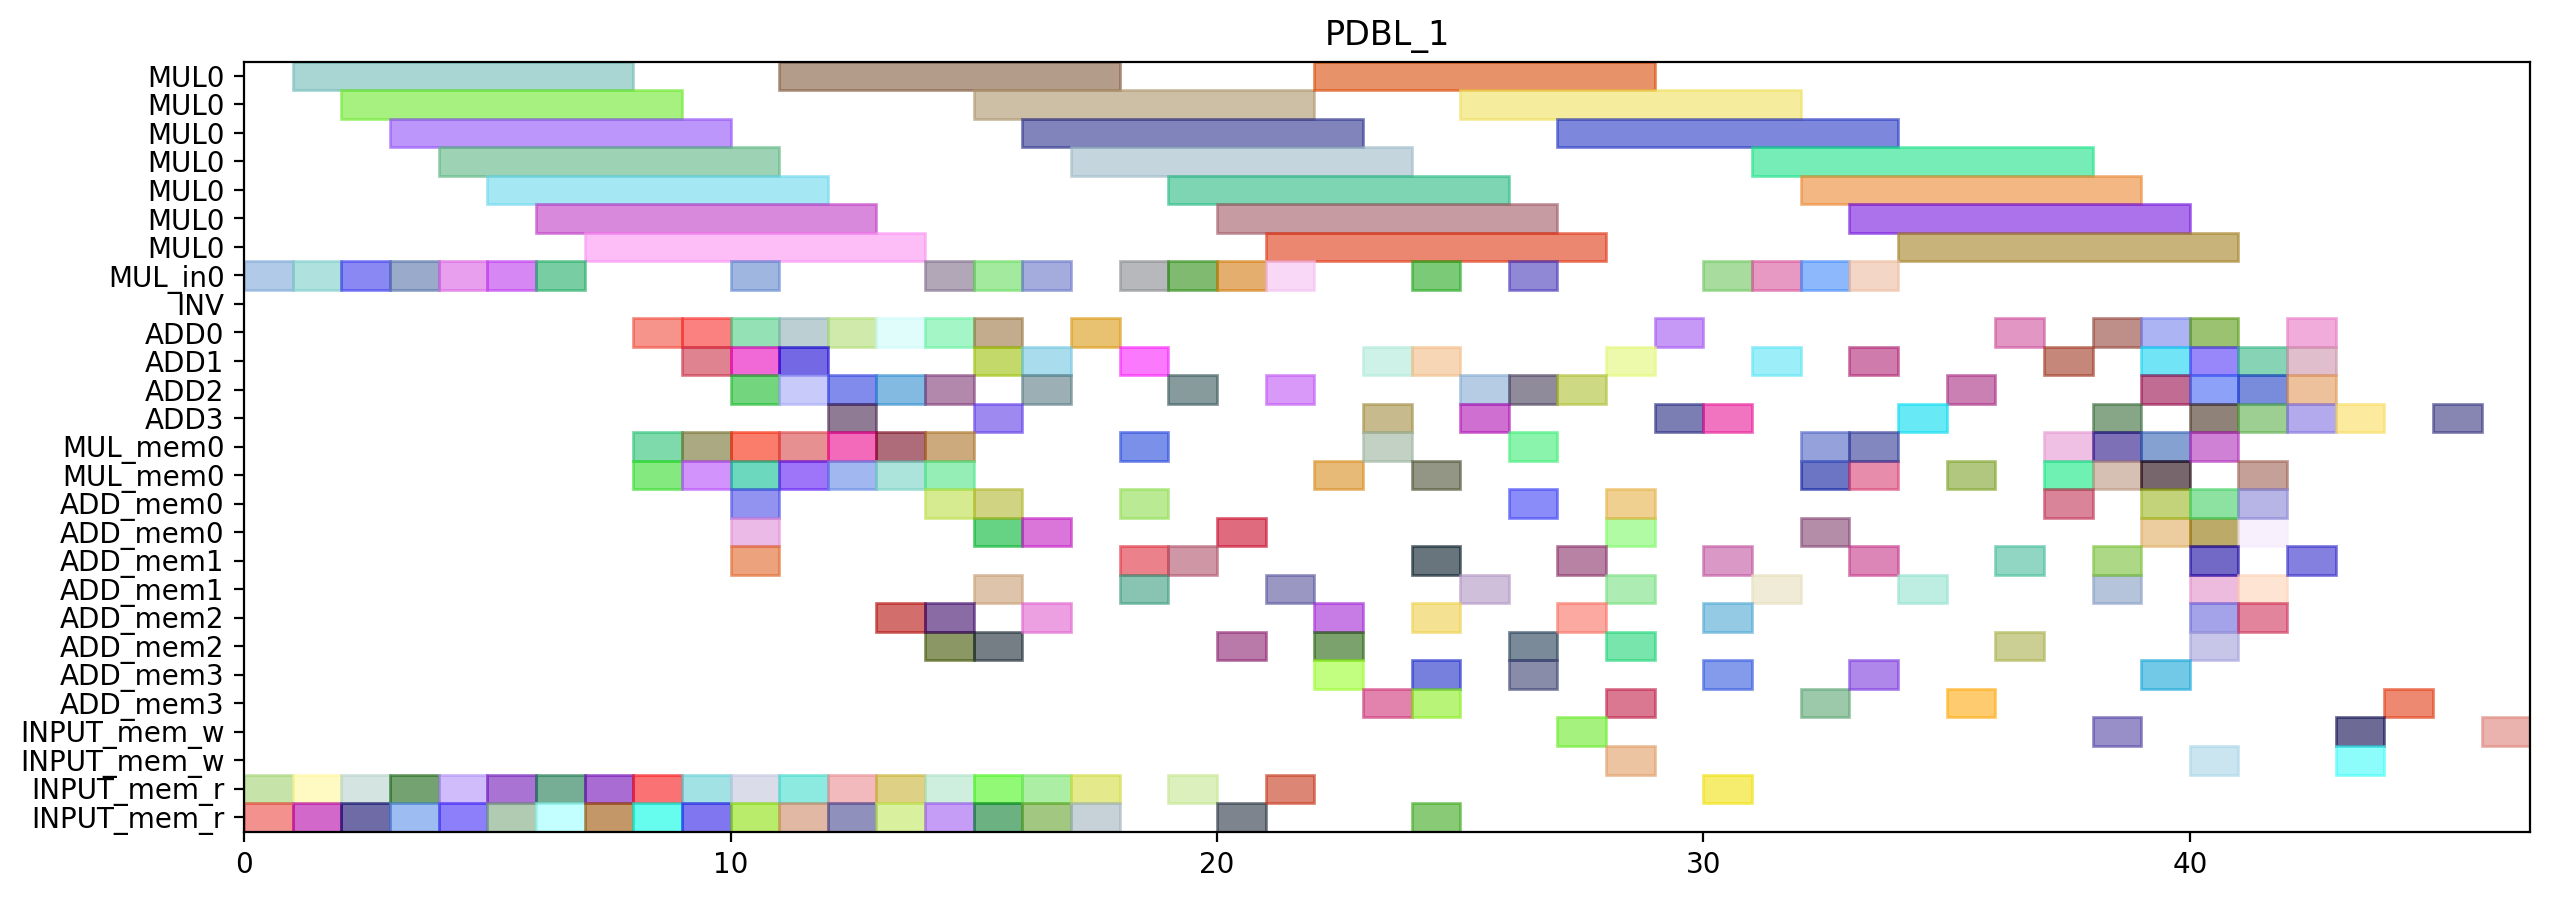

Generate this figure with Python:
from pyschedule import Scenario, solvers, plotters, alt


def solve():
	horizon = 109
	S = Scenario("PDBL_1", horizon=horizon)

	# resource
	MUL = S.Resources('MUL', num=1, size=7)
	MUL_in = S.Resources('MUL_in', num=1)
	INV = S.Resource('INV')
	ADD = S.Resources('ADD', num=4, periods=range(1, horizon))
	MUL_mem = S.Resources('MUL_mem', num=1, size=2)
	ADD_mem = S.Resources('ADD_mem', num=4, size=2)
	INPUT_mem_w = S.Resource('INPUT_mem_w', size=2)
	INPUT_mem_r = S.Resource('INPUT_mem_r', size=2)

	# result of previous scheduling
	t10_t1_in = S.Task('t10_t1_in', length=1, delay_cost=1)
	S += t10_t1_in >= 0
	t10_t1_in += MUL_in[0]

	t10_t1_mem0 = S.Task('t10_t1_mem0', length=1, delay_cost=1)
	S += t10_t1_mem0 >= 0
	t10_t1_mem0 += INPUT_mem_r

	t10_t1_mem1 = S.Task('t10_t1_mem1', length=1, delay_cost=1)
	S += t10_t1_mem1 >= 0
	t10_t1_mem1 += INPUT_mem_r

	t10_t0_in = S.Task('t10_t0_in', length=1, delay_cost=1)
	S += t10_t0_in >= 1
	t10_t0_in += MUL_in[0]

	t10_t0_mem0 = S.Task('t10_t0_mem0', length=1, delay_cost=1)
	S += t10_t0_mem0 >= 1
	t10_t0_mem0 += INPUT_mem_r

	t10_t0_mem1 = S.Task('t10_t0_mem1', length=1, delay_cost=1)
	S += t10_t0_mem1 >= 1
	t10_t0_mem1 += INPUT_mem_r

	t10_t1 = S.Task('t10_t1', length=7, delay_cost=1)
	S += t10_t1 >= 1
	t10_t1 += MUL[0]

	t10_t0 = S.Task('t10_t0', length=7, delay_cost=1)
	S += t10_t0 >= 2
	t10_t0 += MUL[0]

	t1_t3_in = S.Task('t1_t3_in', length=1, delay_cost=1)
	S += t1_t3_in >= 2
	t1_t3_in += MUL_in[0]

	t1_t3_mem0 = S.Task('t1_t3_mem0', length=1, delay_cost=1)
	S += t1_t3_mem0 >= 2
	t1_t3_mem0 += INPUT_mem_r

	t1_t3_mem1 = S.Task('t1_t3_mem1', length=1, delay_cost=1)
	S += t1_t3_mem1 >= 2
	t1_t3_mem1 += INPUT_mem_r

	t1_t3 = S.Task('t1_t3', length=7, delay_cost=1)
	S += t1_t3 >= 3
	t1_t3 += MUL[0]

	t5_t1_in = S.Task('t5_t1_in', length=1, delay_cost=1)
	S += t5_t1_in >= 3
	t5_t1_in += MUL_in[0]

	t5_t1_mem0 = S.Task('t5_t1_mem0', length=1, delay_cost=1)
	S += t5_t1_mem0 >= 3
	t5_t1_mem0 += INPUT_mem_r

	t5_t1_mem1 = S.Task('t5_t1_mem1', length=1, delay_cost=1)
	S += t5_t1_mem1 >= 3
	t5_t1_mem1 += INPUT_mem_r

	t5_t1 = S.Task('t5_t1', length=7, delay_cost=1)
	S += t5_t1 >= 4
	t5_t1 += MUL[0]

	t7_t3_in = S.Task('t7_t3_in', length=1, delay_cost=1)
	S += t7_t3_in >= 4
	t7_t3_in += MUL_in[0]

	t7_t3_mem0 = S.Task('t7_t3_mem0', length=1, delay_cost=1)
	S += t7_t3_mem0 >= 4
	t7_t3_mem0 += INPUT_mem_r

	t7_t3_mem1 = S.Task('t7_t3_mem1', length=1, delay_cost=1)
	S += t7_t3_mem1 >= 4
	t7_t3_mem1 += INPUT_mem_r

	t5_t0_in = S.Task('t5_t0_in', length=1, delay_cost=1)
	S += t5_t0_in >= 5
	t5_t0_in += MUL_in[0]

	t5_t0_mem0 = S.Task('t5_t0_mem0', length=1, delay_cost=1)
	S += t5_t0_mem0 >= 5
	t5_t0_mem0 += INPUT_mem_r

	t5_t0_mem1 = S.Task('t5_t0_mem1', length=1, delay_cost=1)
	S += t5_t0_mem1 >= 5
	t5_t0_mem1 += INPUT_mem_r

	t7_t3 = S.Task('t7_t3', length=7, delay_cost=1)
	S += t7_t3 >= 5
	t7_t3 += MUL[0]

	t0_t3_in = S.Task('t0_t3_in', length=1, delay_cost=1)
	S += t0_t3_in >= 6
	t0_t3_in += MUL_in[0]

	t0_t3_mem0 = S.Task('t0_t3_mem0', length=1, delay_cost=1)
	S += t0_t3_mem0 >= 6
	t0_t3_mem0 += INPUT_mem_r

	t0_t3_mem1 = S.Task('t0_t3_mem1', length=1, delay_cost=1)
	S += t0_t3_mem1 >= 6
	t0_t3_mem1 += INPUT_mem_r

	t5_t0 = S.Task('t5_t0', length=7, delay_cost=1)
	S += t5_t0 >= 6
	t5_t0 += MUL[0]

	t0_t3 = S.Task('t0_t3', length=7, delay_cost=1)
	S += t0_t3 >= 7
	t0_t3 += MUL[0]

	t2_t2_mem0 = S.Task('t2_t2_mem0', length=1, delay_cost=1)
	S += t2_t2_mem0 >= 7
	t2_t2_mem0 += INPUT_mem_r

	t2_t2_mem1 = S.Task('t2_t2_mem1', length=1, delay_cost=1)
	S += t2_t2_mem1 >= 7
	t2_t2_mem1 += INPUT_mem_r

	t2_t2 = S.Task('t2_t2', length=1, delay_cost=1)
	S += t2_t2 >= 8
	t2_t2 += ADD[0]

	t5_t3_mem0 = S.Task('t5_t3_mem0', length=1, delay_cost=1)
	S += t5_t3_mem0 >= 8
	t5_t3_mem0 += INPUT_mem_r

	t5_t3_mem1 = S.Task('t5_t3_mem1', length=1, delay_cost=1)
	S += t5_t3_mem1 >= 8
	t5_t3_mem1 += INPUT_mem_r

	t5_t2_mem0 = S.Task('t5_t2_mem0', length=1, delay_cost=1)
	S += t5_t2_mem0 >= 9
	t5_t2_mem0 += INPUT_mem_r

	t5_t2_mem1 = S.Task('t5_t2_mem1', length=1, delay_cost=1)
	S += t5_t2_mem1 >= 9
	t5_t2_mem1 += INPUT_mem_r

	t5_t3 = S.Task('t5_t3', length=1, delay_cost=1)
	S += t5_t3 >= 9
	t5_t3 += ADD[0]

	t5_t2 = S.Task('t5_t2', length=1, delay_cost=1)
	S += t5_t2 >= 10
	t5_t2 += ADD[0]

	t7_t0_mem0 = S.Task('t7_t0_mem0', length=1, delay_cost=1)
	S += t7_t0_mem0 >= 10
	t7_t0_mem0 += INPUT_mem_r

	t7_t0_mem1 = S.Task('t7_t0_mem1', length=1, delay_cost=1)
	S += t7_t0_mem1 >= 10
	t7_t0_mem1 += INPUT_mem_r

	t1_t1_mem0 = S.Task('t1_t1_mem0', length=1, delay_cost=1)
	S += t1_t1_mem0 >= 11
	t1_t1_mem0 += INPUT_mem_r

	t1_t1_mem1 = S.Task('t1_t1_mem1', length=1, delay_cost=1)
	S += t1_t1_mem1 >= 11
	t1_t1_mem1 += INPUT_mem_r

	t7_t0 = S.Task('t7_t0', length=1, delay_cost=1)
	S += t7_t0 >= 11
	t7_t0 += ADD[1]

	t10_t2_mem0 = S.Task('t10_t2_mem0', length=1, delay_cost=1)
	S += t10_t2_mem0 >= 12
	t10_t2_mem0 += INPUT_mem_r

	t10_t2_mem1 = S.Task('t10_t2_mem1', length=1, delay_cost=1)
	S += t10_t2_mem1 >= 12
	t10_t2_mem1 += INPUT_mem_r

	t1_t1 = S.Task('t1_t1', length=1, delay_cost=1)
	S += t1_t1 >= 12
	t1_t1 += ADD[0]

	t10_t2 = S.Task('t10_t2', length=1, delay_cost=1)
	S += t10_t2 >= 13
	t10_t2 += ADD[0]

	t1_t0_mem0 = S.Task('t1_t0_mem0', length=1, delay_cost=1)
	S += t1_t0_mem0 >= 13
	t1_t0_mem0 += INPUT_mem_r

	t1_t0_mem1 = S.Task('t1_t0_mem1', length=1, delay_cost=1)
	S += t1_t0_mem1 >= 13
	t1_t0_mem1 += INPUT_mem_r

	t1_t0 = S.Task('t1_t0', length=1, delay_cost=1)
	S += t1_t0 >= 14
	t1_t0 += ADD[2]

	t7_t1_mem0 = S.Task('t7_t1_mem0', length=1, delay_cost=1)
	S += t7_t1_mem0 >= 14
	t7_t1_mem0 += INPUT_mem_r

	t7_t1_mem1 = S.Task('t7_t1_mem1', length=1, delay_cost=1)
	S += t7_t1_mem1 >= 14
	t7_t1_mem1 += INPUT_mem_r

	t10_t3_mem0 = S.Task('t10_t3_mem0', length=1, delay_cost=1)
	S += t10_t3_mem0 >= 15
	t10_t3_mem0 += INPUT_mem_r

	t10_t3_mem1 = S.Task('t10_t3_mem1', length=1, delay_cost=1)
	S += t10_t3_mem1 >= 15
	t10_t3_mem1 += INPUT_mem_r

	t7_t1 = S.Task('t7_t1', length=1, delay_cost=1)
	S += t7_t1 >= 15
	t7_t1 += ADD[0]

	t0_t0_mem0 = S.Task('t0_t0_mem0', length=1, delay_cost=1)
	S += t0_t0_mem0 >= 16
	t0_t0_mem0 += INPUT_mem_r

	t0_t0_mem1 = S.Task('t0_t0_mem1', length=1, delay_cost=1)
	S += t0_t0_mem1 >= 16
	t0_t0_mem1 += INPUT_mem_r

	t10_t3 = S.Task('t10_t3', length=1, delay_cost=1)
	S += t10_t3 >= 16
	t10_t3 += ADD[2]

	t0_t0 = S.Task('t0_t0', length=1, delay_cost=1)
	S += t0_t0 >= 17
	t0_t0 += ADD[0]

	t0_t1_mem0 = S.Task('t0_t1_mem0', length=1, delay_cost=1)
	S += t0_t1_mem0 >= 17
	t0_t1_mem0 += INPUT_mem_r

	t0_t1_mem1 = S.Task('t0_t1_mem1', length=1, delay_cost=1)
	S += t0_t1_mem1 >= 17
	t0_t1_mem1 += INPUT_mem_r

	t0_t1 = S.Task('t0_t1', length=1, delay_cost=1)
	S += t0_t1 >= 18
	t0_t1 += ADD[1]


	# new tasks
	t0_t2_in = S.Task('t0_t2_in', length=1, delay_cost=1)
	t0_t2_in += alt(MUL_in)
	t0_t2 = S.Task('t0_t2', length=7, delay_cost=1)
	t0_t2 += alt(MUL)
	S += t0_t2>=t0_t2_in

	t0_t2_mem0 = S.Task('t0_t2_mem0', length=1, delay_cost=1)
	t0_t2_mem0 += ADD_mem[0]
	S += 17 < t0_t2_mem0
	S += t0_t2_mem0 <= t0_t2

	t0_t2_mem1 = S.Task('t0_t2_mem1', length=1, delay_cost=1)
	t0_t2_mem1 += ADD_mem[1]
	S += 18 < t0_t2_mem1
	S += t0_t2_mem1 <= t0_t2

	t0_t5 = S.Task('t0_t5', length=1, delay_cost=1)
	t0_t5 += alt(ADD)

	t0_t5_mem0 = S.Task('t0_t5_mem0', length=1, delay_cost=1)
	t0_t5_mem0 += MUL_mem[0]
	S += 13 < t0_t5_mem0
	S += t0_t5_mem0 <= t0_t5

	t01 = S.Task('t01', length=1, delay_cost=1)
	t01 += alt(ADD)

	t01_mem0 = S.Task('t01_mem0', length=1, delay_cost=1)
	t01_mem0 += MUL_mem[0]
	S += 13 < t01_mem0
	S += t01_mem0 <= t01

	t1_t2_in = S.Task('t1_t2_in', length=1, delay_cost=1)
	t1_t2_in += alt(MUL_in)
	t1_t2 = S.Task('t1_t2', length=7, delay_cost=1)
	t1_t2 += alt(MUL)
	S += t1_t2>=t1_t2_in

	t1_t2_mem0 = S.Task('t1_t2_mem0', length=1, delay_cost=1)
	t1_t2_mem0 += ADD_mem[2]
	S += 14 < t1_t2_mem0
	S += t1_t2_mem0 <= t1_t2

	t1_t2_mem1 = S.Task('t1_t2_mem1', length=1, delay_cost=1)
	t1_t2_mem1 += ADD_mem[0]
	S += 12 < t1_t2_mem1
	S += t1_t2_mem1 <= t1_t2

	t1_t5 = S.Task('t1_t5', length=1, delay_cost=1)
	t1_t5 += alt(ADD)

	t1_t5_mem0 = S.Task('t1_t5_mem0', length=1, delay_cost=1)
	t1_t5_mem0 += MUL_mem[0]
	S += 9 < t1_t5_mem0
	S += t1_t5_mem0 <= t1_t5

	t11 = S.Task('t11', length=1, delay_cost=1)
	t11 += alt(ADD)

	t11_mem0 = S.Task('t11_mem0', length=1, delay_cost=1)
	t11_mem0 += MUL_mem[0]
	S += 9 < t11_mem0
	S += t11_mem0 <= t11

	t5_t4_in = S.Task('t5_t4_in', length=1, delay_cost=1)
	t5_t4_in += alt(MUL_in)
	t5_t4 = S.Task('t5_t4', length=7, delay_cost=1)
	t5_t4 += alt(MUL)
	S += t5_t4>=t5_t4_in

	t5_t4_mem0 = S.Task('t5_t4_mem0', length=1, delay_cost=1)
	t5_t4_mem0 += ADD_mem[0]
	S += 10 < t5_t4_mem0
	S += t5_t4_mem0 <= t5_t4

	t5_t4_mem1 = S.Task('t5_t4_mem1', length=1, delay_cost=1)
	t5_t4_mem1 += ADD_mem[0]
	S += 9 < t5_t4_mem1
	S += t5_t4_mem1 <= t5_t4

	t50 = S.Task('t50', length=1, delay_cost=1)
	t50 += alt(ADD)

	t50_mem0 = S.Task('t50_mem0', length=1, delay_cost=1)
	t50_mem0 += MUL_mem[0]
	S += 12 < t50_mem0
	S += t50_mem0 <= t50

	t50_mem1 = S.Task('t50_mem1', length=1, delay_cost=1)
	t50_mem1 += MUL_mem[0]
	S += 10 < t50_mem1
	S += t50_mem1 <= t50

	t5_t5 = S.Task('t5_t5', length=1, delay_cost=1)
	t5_t5 += alt(ADD)

	t5_t5_mem0 = S.Task('t5_t5_mem0', length=1, delay_cost=1)
	t5_t5_mem0 += MUL_mem[0]
	S += 12 < t5_t5_mem0
	S += t5_t5_mem0 <= t5_t5

	t5_t5_mem1 = S.Task('t5_t5_mem1', length=1, delay_cost=1)
	t5_t5_mem1 += MUL_mem[0]
	S += 10 < t5_t5_mem1
	S += t5_t5_mem1 <= t5_t5

	t7_t2_in = S.Task('t7_t2_in', length=1, delay_cost=1)
	t7_t2_in += alt(MUL_in)
	t7_t2 = S.Task('t7_t2', length=7, delay_cost=1)
	t7_t2 += alt(MUL)
	S += t7_t2>=t7_t2_in

	t7_t2_mem0 = S.Task('t7_t2_mem0', length=1, delay_cost=1)
	t7_t2_mem0 += ADD_mem[1]
	S += 11 < t7_t2_mem0
	S += t7_t2_mem0 <= t7_t2

	t7_t2_mem1 = S.Task('t7_t2_mem1', length=1, delay_cost=1)
	t7_t2_mem1 += ADD_mem[0]
	S += 15 < t7_t2_mem1
	S += t7_t2_mem1 <= t7_t2

	t7_t5 = S.Task('t7_t5', length=1, delay_cost=1)
	t7_t5 += alt(ADD)

	t7_t5_mem0 = S.Task('t7_t5_mem0', length=1, delay_cost=1)
	t7_t5_mem0 += MUL_mem[0]
	S += 11 < t7_t5_mem0
	S += t7_t5_mem0 <= t7_t5

	t71 = S.Task('t71', length=1, delay_cost=1)
	t71 += alt(ADD)

	t71_mem0 = S.Task('t71_mem0', length=1, delay_cost=1)
	t71_mem0 += MUL_mem[0]
	S += 11 < t71_mem0
	S += t71_mem0 <= t71

	t10_t4_in = S.Task('t10_t4_in', length=1, delay_cost=1)
	t10_t4_in += alt(MUL_in)
	t10_t4 = S.Task('t10_t4', length=7, delay_cost=1)
	t10_t4 += alt(MUL)
	S += t10_t4>=t10_t4_in

	t10_t4_mem0 = S.Task('t10_t4_mem0', length=1, delay_cost=1)
	t10_t4_mem0 += ADD_mem[0]
	S += 13 < t10_t4_mem0
	S += t10_t4_mem0 <= t10_t4

	t10_t4_mem1 = S.Task('t10_t4_mem1', length=1, delay_cost=1)
	t10_t4_mem1 += ADD_mem[2]
	S += 16 < t10_t4_mem1
	S += t10_t4_mem1 <= t10_t4

	t100 = S.Task('t100', length=1, delay_cost=1)
	t100 += alt(ADD)

	t100_mem0 = S.Task('t100_mem0', length=1, delay_cost=1)
	t100_mem0 += MUL_mem[0]
	S += 8 < t100_mem0
	S += t100_mem0 <= t100

	t100_mem1 = S.Task('t100_mem1', length=1, delay_cost=1)
	t100_mem1 += MUL_mem[0]
	S += 7 < t100_mem1
	S += t100_mem1 <= t100

	t10_t5 = S.Task('t10_t5', length=1, delay_cost=1)
	t10_t5 += alt(ADD)

	t10_t5_mem0 = S.Task('t10_t5_mem0', length=1, delay_cost=1)
	t10_t5_mem0 += MUL_mem[0]
	S += 8 < t10_t5_mem0
	S += t10_t5_mem0 <= t10_t5

	t10_t5_mem1 = S.Task('t10_t5_mem1', length=1, delay_cost=1)
	t10_t5_mem1 += MUL_mem[0]
	S += 7 < t10_t5_mem1
	S += t10_t5_mem1 <= t10_t5

	t00 = S.Task('t00', length=1, delay_cost=1)
	t00 += alt(ADD)

	t00_mem0 = S.Task('t00_mem0', length=1, delay_cost=1)
	t00_mem0 += alt(MUL_mem)
	S += (t0_t2*MUL[0]) < t00_mem0*MUL_mem[0]
	S += t00_mem0 <= t00

	t00_mem1 = S.Task('t00_mem1', length=1, delay_cost=1)
	t00_mem1 += alt(ADD_mem)
	S += (t0_t5*ADD[0]) < t00_mem1*ADD_mem[0]
	S += (t0_t5*ADD[1]) < t00_mem1*ADD_mem[1]
	S += (t0_t5*ADD[2]) < t00_mem1*ADD_mem[2]
	S += (t0_t5*ADD[3]) < t00_mem1*ADD_mem[3]
	S += t00_mem1 <= t00

	t10 = S.Task('t10', length=1, delay_cost=1)
	t10 += alt(ADD)

	t10_mem0 = S.Task('t10_mem0', length=1, delay_cost=1)
	t10_mem0 += alt(MUL_mem)
	S += (t1_t2*MUL[0]) < t10_mem0*MUL_mem[0]
	S += t10_mem0 <= t10

	t10_mem1 = S.Task('t10_mem1', length=1, delay_cost=1)
	t10_mem1 += alt(ADD_mem)
	S += (t1_t5*ADD[0]) < t10_mem1*ADD_mem[0]
	S += (t1_t5*ADD[1]) < t10_mem1*ADD_mem[1]
	S += (t1_t5*ADD[2]) < t10_mem1*ADD_mem[2]
	S += (t1_t5*ADD[3]) < t10_mem1*ADD_mem[3]
	S += t10_mem1 <= t10

	t2_t1_in = S.Task('t2_t1_in', length=1, delay_cost=1)
	t2_t1_in += alt(MUL_in)
	t2_t1 = S.Task('t2_t1', length=7, delay_cost=1)
	t2_t1 += alt(MUL)
	S += t2_t1>=t2_t1_in

	t2_t1_mem0 = S.Task('t2_t1_mem0', length=1, delay_cost=1)
	t2_t1_mem0 += INPUT_mem_r
	S += t2_t1_mem0 <= t2_t1

	t2_t1_mem1 = S.Task('t2_t1_mem1', length=1, delay_cost=1)
	t2_t1_mem1 += alt(ADD_mem)
	S += (t11*ADD[0]) < t2_t1_mem1*ADD_mem[0]
	S += (t11*ADD[1]) < t2_t1_mem1*ADD_mem[1]
	S += (t11*ADD[2]) < t2_t1_mem1*ADD_mem[2]
	S += (t11*ADD[3]) < t2_t1_mem1*ADD_mem[3]
	S += t2_t1_mem1 <= t2_t1

	t51 = S.Task('t51', length=1, delay_cost=1)
	t51 += alt(ADD)

	t51_mem0 = S.Task('t51_mem0', length=1, delay_cost=1)
	t51_mem0 += alt(MUL_mem)
	S += (t5_t4*MUL[0]) < t51_mem0*MUL_mem[0]
	S += t51_mem0 <= t51

	t51_mem1 = S.Task('t51_mem1', length=1, delay_cost=1)
	t51_mem1 += alt(ADD_mem)
	S += (t5_t5*ADD[0]) < t51_mem1*ADD_mem[0]
	S += (t5_t5*ADD[1]) < t51_mem1*ADD_mem[1]
	S += (t5_t5*ADD[2]) < t51_mem1*ADD_mem[2]
	S += (t5_t5*ADD[3]) < t51_mem1*ADD_mem[3]
	S += t51_mem1 <= t51

	t60 = S.Task('t60', length=1, delay_cost=1)
	t60 += alt(ADD)

	t60_mem0 = S.Task('t60_mem0', length=1, delay_cost=1)
	t60_mem0 += alt(ADD_mem)
	S += (t50*ADD[0]) < t60_mem0*ADD_mem[0]
	S += (t50*ADD[1]) < t60_mem0*ADD_mem[1]
	S += (t50*ADD[2]) < t60_mem0*ADD_mem[2]
	S += (t50*ADD[3]) < t60_mem0*ADD_mem[3]
	S += t60_mem0 <= t60

	t70 = S.Task('t70', length=1, delay_cost=1)
	t70 += alt(ADD)

	t70_mem0 = S.Task('t70_mem0', length=1, delay_cost=1)
	t70_mem0 += alt(MUL_mem)
	S += (t7_t2*MUL[0]) < t70_mem0*MUL_mem[0]
	S += t70_mem0 <= t70

	t70_mem1 = S.Task('t70_mem1', length=1, delay_cost=1)
	t70_mem1 += alt(ADD_mem)
	S += (t7_t5*ADD[0]) < t70_mem1*ADD_mem[0]
	S += (t7_t5*ADD[1]) < t70_mem1*ADD_mem[1]
	S += (t7_t5*ADD[2]) < t70_mem1*ADD_mem[2]
	S += (t7_t5*ADD[3]) < t70_mem1*ADD_mem[3]
	S += t70_mem1 <= t70

	t81 = S.Task('t81', length=1, delay_cost=1)
	t81 += alt(ADD)

	t81_mem0 = S.Task('t81_mem0', length=1, delay_cost=1)
	t81_mem0 += alt(ADD_mem)
	S += (t71*ADD[0]) < t81_mem0*ADD_mem[0]
	S += (t71*ADD[1]) < t81_mem0*ADD_mem[1]
	S += (t71*ADD[2]) < t81_mem0*ADD_mem[2]
	S += (t71*ADD[3]) < t81_mem0*ADD_mem[3]
	S += t81_mem0 <= t81

	t101 = S.Task('t101', length=1, delay_cost=1)
	t101 += alt(ADD)

	t101_mem0 = S.Task('t101_mem0', length=1, delay_cost=1)
	t101_mem0 += alt(MUL_mem)
	S += (t10_t4*MUL[0]) < t101_mem0*MUL_mem[0]
	S += t101_mem0 <= t101

	t101_mem1 = S.Task('t101_mem1', length=1, delay_cost=1)
	t101_mem1 += alt(ADD_mem)
	S += (t10_t5*ADD[0]) < t101_mem1*ADD_mem[0]
	S += (t10_t5*ADD[1]) < t101_mem1*ADD_mem[1]
	S += (t10_t5*ADD[2]) < t101_mem1*ADD_mem[2]
	S += (t10_t5*ADD[3]) < t101_mem1*ADD_mem[3]
	S += t101_mem1 <= t101

	t110 = S.Task('t110', length=1, delay_cost=1)
	t110 += alt(ADD)

	t110_mem0 = S.Task('t110_mem0', length=1, delay_cost=1)
	t110_mem0 += alt(ADD_mem)
	S += (t100*ADD[0]) < t110_mem0*ADD_mem[0]
	S += (t100*ADD[1]) < t110_mem0*ADD_mem[1]
	S += (t100*ADD[2]) < t110_mem0*ADD_mem[2]
	S += (t100*ADD[3]) < t110_mem0*ADD_mem[3]
	S += t110_mem0 <= t110

	t2_t0_in = S.Task('t2_t0_in', length=1, delay_cost=1)
	t2_t0_in += alt(MUL_in)
	t2_t0 = S.Task('t2_t0', length=7, delay_cost=1)
	t2_t0 += alt(MUL)
	S += t2_t0>=t2_t0_in

	t2_t0_mem0 = S.Task('t2_t0_mem0', length=1, delay_cost=1)
	t2_t0_mem0 += INPUT_mem_r
	S += t2_t0_mem0 <= t2_t0

	t2_t0_mem1 = S.Task('t2_t0_mem1', length=1, delay_cost=1)
	t2_t0_mem1 += alt(ADD_mem)
	S += (t10*ADD[0]) < t2_t0_mem1*ADD_mem[0]
	S += (t10*ADD[1]) < t2_t0_mem1*ADD_mem[1]
	S += (t10*ADD[2]) < t2_t0_mem1*ADD_mem[2]
	S += (t10*ADD[3]) < t2_t0_mem1*ADD_mem[3]
	S += t2_t0_mem1 <= t2_t0

	t2_t3 = S.Task('t2_t3', length=1, delay_cost=1)
	t2_t3 += alt(ADD)

	t2_t3_mem0 = S.Task('t2_t3_mem0', length=1, delay_cost=1)
	t2_t3_mem0 += alt(ADD_mem)
	S += (t10*ADD[0]) < t2_t3_mem0*ADD_mem[0]
	S += (t10*ADD[1]) < t2_t3_mem0*ADD_mem[1]
	S += (t10*ADD[2]) < t2_t3_mem0*ADD_mem[2]
	S += (t10*ADD[3]) < t2_t3_mem0*ADD_mem[3]
	S += t2_t3_mem0 <= t2_t3

	t2_t3_mem1 = S.Task('t2_t3_mem1', length=1, delay_cost=1)
	t2_t3_mem1 += alt(ADD_mem)
	S += (t11*ADD[0]) < t2_t3_mem1*ADD_mem[0]
	S += (t11*ADD[1]) < t2_t3_mem1*ADD_mem[1]
	S += (t11*ADD[2]) < t2_t3_mem1*ADD_mem[2]
	S += (t11*ADD[3]) < t2_t3_mem1*ADD_mem[3]
	S += t2_t3_mem1 <= t2_t3

	t61 = S.Task('t61', length=1, delay_cost=1)
	t61 += alt(ADD)

	t61_mem0 = S.Task('t61_mem0', length=1, delay_cost=1)
	t61_mem0 += alt(ADD_mem)
	S += (t51*ADD[0]) < t61_mem0*ADD_mem[0]
	S += (t51*ADD[1]) < t61_mem0*ADD_mem[1]
	S += (t51*ADD[2]) < t61_mem0*ADD_mem[2]
	S += (t51*ADD[3]) < t61_mem0*ADD_mem[3]
	S += t61_mem0 <= t61

	t80 = S.Task('t80', length=1, delay_cost=1)
	t80 += alt(ADD)

	t80_mem0 = S.Task('t80_mem0', length=1, delay_cost=1)
	t80_mem0 += alt(ADD_mem)
	S += (t70*ADD[0]) < t80_mem0*ADD_mem[0]
	S += (t70*ADD[1]) < t80_mem0*ADD_mem[1]
	S += (t70*ADD[2]) < t80_mem0*ADD_mem[2]
	S += (t70*ADD[3]) < t80_mem0*ADD_mem[3]
	S += t80_mem0 <= t80

	t91 = S.Task('t91', length=1, delay_cost=1)
	t91 += alt(ADD)

	t91_mem0 = S.Task('t91_mem0', length=1, delay_cost=1)
	t91_mem0 += alt(ADD_mem)
	S += (t81*ADD[0]) < t91_mem0*ADD_mem[0]
	S += (t81*ADD[1]) < t91_mem0*ADD_mem[1]
	S += (t81*ADD[2]) < t91_mem0*ADD_mem[2]
	S += (t81*ADD[3]) < t91_mem0*ADD_mem[3]
	S += t91_mem0 <= t91

	t91_mem1 = S.Task('t91_mem1', length=1, delay_cost=1)
	t91_mem1 += alt(ADD_mem)
	S += (t71*ADD[0]) < t91_mem1*ADD_mem[0]
	S += (t71*ADD[1]) < t91_mem1*ADD_mem[1]
	S += (t71*ADD[2]) < t91_mem1*ADD_mem[2]
	S += (t71*ADD[3]) < t91_mem1*ADD_mem[3]
	S += t91_mem1 <= t91

	t111 = S.Task('t111', length=1, delay_cost=1)
	t111 += alt(ADD)

	t111_mem0 = S.Task('t111_mem0', length=1, delay_cost=1)
	t111_mem0 += alt(ADD_mem)
	S += (t101*ADD[0]) < t111_mem0*ADD_mem[0]
	S += (t101*ADD[1]) < t111_mem0*ADD_mem[1]
	S += (t101*ADD[2]) < t111_mem0*ADD_mem[2]
	S += (t101*ADD[3]) < t111_mem0*ADD_mem[3]
	S += t111_mem0 <= t111

	t12_t0_in = S.Task('t12_t0_in', length=1, delay_cost=1)
	t12_t0_in += alt(MUL_in)
	t12_t0 = S.Task('t12_t0', length=7, delay_cost=1)
	t12_t0 += alt(MUL)
	S += t12_t0>=t12_t0_in

	t12_t0_mem0 = S.Task('t12_t0_mem0', length=1, delay_cost=1)
	t12_t0_mem0 += alt(ADD_mem)
	S += (t00*ADD[0]) < t12_t0_mem0*ADD_mem[0]
	S += (t00*ADD[1]) < t12_t0_mem0*ADD_mem[1]
	S += (t00*ADD[2]) < t12_t0_mem0*ADD_mem[2]
	S += (t00*ADD[3]) < t12_t0_mem0*ADD_mem[3]
	S += t12_t0_mem0 <= t12_t0

	t12_t0_mem1 = S.Task('t12_t0_mem1', length=1, delay_cost=1)
	t12_t0_mem1 += alt(ADD_mem)
	S += (t110*ADD[0]) < t12_t0_mem1*ADD_mem[0]
	S += (t110*ADD[1]) < t12_t0_mem1*ADD_mem[1]
	S += (t110*ADD[2]) < t12_t0_mem1*ADD_mem[2]
	S += (t110*ADD[3]) < t12_t0_mem1*ADD_mem[3]
	S += t12_t0_mem1 <= t12_t0

	t12_t2 = S.Task('t12_t2', length=1, delay_cost=1)
	t12_t2 += alt(ADD)

	t12_t2_mem0 = S.Task('t12_t2_mem0', length=1, delay_cost=1)
	t12_t2_mem0 += alt(ADD_mem)
	S += (t00*ADD[0]) < t12_t2_mem0*ADD_mem[0]
	S += (t00*ADD[1]) < t12_t2_mem0*ADD_mem[1]
	S += (t00*ADD[2]) < t12_t2_mem0*ADD_mem[2]
	S += (t00*ADD[3]) < t12_t2_mem0*ADD_mem[3]
	S += t12_t2_mem0 <= t12_t2

	t12_t2_mem1 = S.Task('t12_t2_mem1', length=1, delay_cost=1)
	t12_t2_mem1 += alt(ADD_mem)
	S += (t01*ADD[0]) < t12_t2_mem1*ADD_mem[0]
	S += (t01*ADD[1]) < t12_t2_mem1*ADD_mem[1]
	S += (t01*ADD[2]) < t12_t2_mem1*ADD_mem[2]
	S += (t01*ADD[3]) < t12_t2_mem1*ADD_mem[3]
	S += t12_t2_mem1 <= t12_t2

	t18_t0 = S.Task('t18_t0', length=1, delay_cost=1)
	t18_t0 += alt(ADD)

	t18_t0_mem0 = S.Task('t18_t0_mem0', length=1, delay_cost=1)
	t18_t0_mem0 += alt(ADD_mem)
	S += (t00*ADD[0]) < t18_t0_mem0*ADD_mem[0]
	S += (t00*ADD[1]) < t18_t0_mem0*ADD_mem[1]
	S += (t00*ADD[2]) < t18_t0_mem0*ADD_mem[2]
	S += (t00*ADD[3]) < t18_t0_mem0*ADD_mem[3]
	S += t18_t0_mem0 <= t18_t0

	t18_t0_mem1 = S.Task('t18_t0_mem1', length=1, delay_cost=1)
	t18_t0_mem1 += alt(ADD_mem)
	S += (t01*ADD[0]) < t18_t0_mem1*ADD_mem[0]
	S += (t01*ADD[1]) < t18_t0_mem1*ADD_mem[1]
	S += (t01*ADD[2]) < t18_t0_mem1*ADD_mem[2]
	S += (t01*ADD[3]) < t18_t0_mem1*ADD_mem[3]
	S += t18_t0_mem1 <= t18_t0

	t18_t1 = S.Task('t18_t1', length=1, delay_cost=1)
	t18_t1 += alt(ADD)

	t18_t1_mem0 = S.Task('t18_t1_mem0', length=1, delay_cost=1)
	t18_t1_mem0 += alt(ADD_mem)
	S += (t00*ADD[0]) < t18_t1_mem0*ADD_mem[0]
	S += (t00*ADD[1]) < t18_t1_mem0*ADD_mem[1]
	S += (t00*ADD[2]) < t18_t1_mem0*ADD_mem[2]
	S += (t00*ADD[3]) < t18_t1_mem0*ADD_mem[3]
	S += t18_t1_mem0 <= t18_t1

	t18_t1_mem1 = S.Task('t18_t1_mem1', length=1, delay_cost=1)
	t18_t1_mem1 += alt(ADD_mem)
	S += (t01*ADD[0]) < t18_t1_mem1*ADD_mem[0]
	S += (t01*ADD[1]) < t18_t1_mem1*ADD_mem[1]
	S += (t01*ADD[2]) < t18_t1_mem1*ADD_mem[2]
	S += (t01*ADD[3]) < t18_t1_mem1*ADD_mem[3]
	S += t18_t1_mem1 <= t18_t1

	t18_t3_in = S.Task('t18_t3_in', length=1, delay_cost=1)
	t18_t3_in += alt(MUL_in)
	t18_t3 = S.Task('t18_t3', length=7, delay_cost=1)
	t18_t3 += alt(MUL)
	S += t18_t3>=t18_t3_in

	t18_t3_mem0 = S.Task('t18_t3_mem0', length=1, delay_cost=1)
	t18_t3_mem0 += alt(ADD_mem)
	S += (t00*ADD[0]) < t18_t3_mem0*ADD_mem[0]
	S += (t00*ADD[1]) < t18_t3_mem0*ADD_mem[1]
	S += (t00*ADD[2]) < t18_t3_mem0*ADD_mem[2]
	S += (t00*ADD[3]) < t18_t3_mem0*ADD_mem[3]
	S += t18_t3_mem0 <= t18_t3

	t18_t3_mem1 = S.Task('t18_t3_mem1', length=1, delay_cost=1)
	t18_t3_mem1 += alt(ADD_mem)
	S += (t01*ADD[0]) < t18_t3_mem1*ADD_mem[0]
	S += (t01*ADD[1]) < t18_t3_mem1*ADD_mem[1]
	S += (t01*ADD[2]) < t18_t3_mem1*ADD_mem[2]
	S += (t01*ADD[3]) < t18_t3_mem1*ADD_mem[3]
	S += t18_t3_mem1 <= t18_t3

	c010_in = S.Task('c010_in', length=1, delay_cost=1)
	c010_in += alt(MUL_in)
	c010 = S.Task('c010', length=7, delay_cost=1)
	c010 += alt(MUL)
	S += c010>=c010_in

	S += 0<c010

	c010_mem0 = S.Task('c010_mem0', length=1, delay_cost=1)
	c010_mem0 += alt(ADD_mem)
	S += (t110*ADD[0]) < c010_mem0*ADD_mem[0]
	S += (t110*ADD[1]) < c010_mem0*ADD_mem[1]
	S += (t110*ADD[2]) < c010_mem0*ADD_mem[2]
	S += (t110*ADD[3]) < c010_mem0*ADD_mem[3]
	S += c010_mem0 <= c010

	c010_mem1 = S.Task('c010_mem1', length=1, delay_cost=1)
	c010_mem1 += INPUT_mem_r
	S += c010_mem1 <= c010

	c010_w = S.Task('c010_w', length=1, delay_cost=1)
	c010_w += alt(INPUT_mem_w)
	S += c010 <= c010_w

	t2_t4_in = S.Task('t2_t4_in', length=1, delay_cost=1)
	t2_t4_in += alt(MUL_in)
	t2_t4 = S.Task('t2_t4', length=7, delay_cost=1)
	t2_t4 += alt(MUL)
	S += t2_t4>=t2_t4_in

	t2_t4_mem0 = S.Task('t2_t4_mem0', length=1, delay_cost=1)
	t2_t4_mem0 += ADD_mem[0]
	S += 8 < t2_t4_mem0
	S += t2_t4_mem0 <= t2_t4

	t2_t4_mem1 = S.Task('t2_t4_mem1', length=1, delay_cost=1)
	t2_t4_mem1 += alt(ADD_mem)
	S += (t2_t3*ADD[0]) < t2_t4_mem1*ADD_mem[0]
	S += (t2_t3*ADD[1]) < t2_t4_mem1*ADD_mem[1]
	S += (t2_t3*ADD[2]) < t2_t4_mem1*ADD_mem[2]
	S += (t2_t3*ADD[3]) < t2_t4_mem1*ADD_mem[3]
	S += t2_t4_mem1 <= t2_t4

	t20 = S.Task('t20', length=1, delay_cost=1)
	t20 += alt(ADD)

	t20_mem0 = S.Task('t20_mem0', length=1, delay_cost=1)
	t20_mem0 += alt(MUL_mem)
	S += (t2_t0*MUL[0]) < t20_mem0*MUL_mem[0]
	S += t20_mem0 <= t20

	t20_mem1 = S.Task('t20_mem1', length=1, delay_cost=1)
	t20_mem1 += alt(MUL_mem)
	S += (t2_t1*MUL[0]) < t20_mem1*MUL_mem[0]
	S += t20_mem1 <= t20

	t2_t5 = S.Task('t2_t5', length=1, delay_cost=1)
	t2_t5 += alt(ADD)

	t2_t5_mem0 = S.Task('t2_t5_mem0', length=1, delay_cost=1)
	t2_t5_mem0 += alt(MUL_mem)
	S += (t2_t0*MUL[0]) < t2_t5_mem0*MUL_mem[0]
	S += t2_t5_mem0 <= t2_t5

	t2_t5_mem1 = S.Task('t2_t5_mem1', length=1, delay_cost=1)
	t2_t5_mem1 += alt(MUL_mem)
	S += (t2_t1*MUL[0]) < t2_t5_mem1*MUL_mem[0]
	S += t2_t5_mem1 <= t2_t5

	t90 = S.Task('t90', length=1, delay_cost=1)
	t90 += alt(ADD)

	t90_mem0 = S.Task('t90_mem0', length=1, delay_cost=1)
	t90_mem0 += alt(ADD_mem)
	S += (t80*ADD[0]) < t90_mem0*ADD_mem[0]
	S += (t80*ADD[1]) < t90_mem0*ADD_mem[1]
	S += (t80*ADD[2]) < t90_mem0*ADD_mem[2]
	S += (t80*ADD[3]) < t90_mem0*ADD_mem[3]
	S += t90_mem0 <= t90

	t90_mem1 = S.Task('t90_mem1', length=1, delay_cost=1)
	t90_mem1 += alt(ADD_mem)
	S += (t70*ADD[0]) < t90_mem1*ADD_mem[0]
	S += (t70*ADD[1]) < t90_mem1*ADD_mem[1]
	S += (t70*ADD[2]) < t90_mem1*ADD_mem[2]
	S += (t70*ADD[3]) < t90_mem1*ADD_mem[3]
	S += t90_mem1 <= t90

	t12_t1_in = S.Task('t12_t1_in', length=1, delay_cost=1)
	t12_t1_in += alt(MUL_in)
	t12_t1 = S.Task('t12_t1', length=7, delay_cost=1)
	t12_t1 += alt(MUL)
	S += t12_t1>=t12_t1_in

	t12_t1_mem0 = S.Task('t12_t1_mem0', length=1, delay_cost=1)
	t12_t1_mem0 += alt(ADD_mem)
	S += (t01*ADD[0]) < t12_t1_mem0*ADD_mem[0]
	S += (t01*ADD[1]) < t12_t1_mem0*ADD_mem[1]
	S += (t01*ADD[2]) < t12_t1_mem0*ADD_mem[2]
	S += (t01*ADD[3]) < t12_t1_mem0*ADD_mem[3]
	S += t12_t1_mem0 <= t12_t1

	t12_t1_mem1 = S.Task('t12_t1_mem1', length=1, delay_cost=1)
	t12_t1_mem1 += alt(ADD_mem)
	S += (t111*ADD[0]) < t12_t1_mem1*ADD_mem[0]
	S += (t111*ADD[1]) < t12_t1_mem1*ADD_mem[1]
	S += (t111*ADD[2]) < t12_t1_mem1*ADD_mem[2]
	S += (t111*ADD[3]) < t12_t1_mem1*ADD_mem[3]
	S += t12_t1_mem1 <= t12_t1

	t12_t3 = S.Task('t12_t3', length=1, delay_cost=1)
	t12_t3 += alt(ADD)

	t12_t3_mem0 = S.Task('t12_t3_mem0', length=1, delay_cost=1)
	t12_t3_mem0 += alt(ADD_mem)
	S += (t110*ADD[0]) < t12_t3_mem0*ADD_mem[0]
	S += (t110*ADD[1]) < t12_t3_mem0*ADD_mem[1]
	S += (t110*ADD[2]) < t12_t3_mem0*ADD_mem[2]
	S += (t110*ADD[3]) < t12_t3_mem0*ADD_mem[3]
	S += t12_t3_mem0 <= t12_t3

	t12_t3_mem1 = S.Task('t12_t3_mem1', length=1, delay_cost=1)
	t12_t3_mem1 += alt(ADD_mem)
	S += (t111*ADD[0]) < t12_t3_mem1*ADD_mem[0]
	S += (t111*ADD[1]) < t12_t3_mem1*ADD_mem[1]
	S += (t111*ADD[2]) < t12_t3_mem1*ADD_mem[2]
	S += (t111*ADD[3]) < t12_t3_mem1*ADD_mem[3]
	S += t12_t3_mem1 <= t12_t3

	new_TX_t3 = S.Task('new_TX_t3', length=1, delay_cost=1)
	new_TX_t3 += alt(ADD)

	new_TX_t3_mem0 = S.Task('new_TX_t3_mem0', length=1, delay_cost=1)
	new_TX_t3_mem0 += alt(ADD_mem)
	S += (t60*ADD[0]) < new_TX_t3_mem0*ADD_mem[0]
	S += (t60*ADD[1]) < new_TX_t3_mem0*ADD_mem[1]
	S += (t60*ADD[2]) < new_TX_t3_mem0*ADD_mem[2]
	S += (t60*ADD[3]) < new_TX_t3_mem0*ADD_mem[3]
	S += new_TX_t3_mem0 <= new_TX_t3

	new_TX_t3_mem1 = S.Task('new_TX_t3_mem1', length=1, delay_cost=1)
	new_TX_t3_mem1 += alt(ADD_mem)
	S += (t61*ADD[0]) < new_TX_t3_mem1*ADD_mem[0]
	S += (t61*ADD[1]) < new_TX_t3_mem1*ADD_mem[1]
	S += (t61*ADD[2]) < new_TX_t3_mem1*ADD_mem[2]
	S += (t61*ADD[3]) < new_TX_t3_mem1*ADD_mem[3]
	S += new_TX_t3_mem1 <= new_TX_t3

	t18_t2_in = S.Task('t18_t2_in', length=1, delay_cost=1)
	t18_t2_in += alt(MUL_in)
	t18_t2 = S.Task('t18_t2', length=7, delay_cost=1)
	t18_t2 += alt(MUL)
	S += t18_t2>=t18_t2_in

	t18_t2_mem0 = S.Task('t18_t2_mem0', length=1, delay_cost=1)
	t18_t2_mem0 += alt(ADD_mem)
	S += (t18_t0*ADD[0]) < t18_t2_mem0*ADD_mem[0]
	S += (t18_t0*ADD[1]) < t18_t2_mem0*ADD_mem[1]
	S += (t18_t0*ADD[2]) < t18_t2_mem0*ADD_mem[2]
	S += (t18_t0*ADD[3]) < t18_t2_mem0*ADD_mem[3]
	S += t18_t2_mem0 <= t18_t2

	t18_t2_mem1 = S.Task('t18_t2_mem1', length=1, delay_cost=1)
	t18_t2_mem1 += alt(ADD_mem)
	S += (t18_t1*ADD[0]) < t18_t2_mem1*ADD_mem[0]
	S += (t18_t1*ADD[1]) < t18_t2_mem1*ADD_mem[1]
	S += (t18_t1*ADD[2]) < t18_t2_mem1*ADD_mem[2]
	S += (t18_t1*ADD[3]) < t18_t2_mem1*ADD_mem[3]
	S += t18_t2_mem1 <= t18_t2

	t18_t5 = S.Task('t18_t5', length=1, delay_cost=1)
	t18_t5 += alt(ADD)

	t18_t5_mem0 = S.Task('t18_t5_mem0', length=1, delay_cost=1)
	t18_t5_mem0 += alt(MUL_mem)
	S += (t18_t3*MUL[0]) < t18_t5_mem0*MUL_mem[0]
	S += t18_t5_mem0 <= t18_t5

	t181 = S.Task('t181', length=1, delay_cost=1)
	t181 += alt(ADD)

	t181_mem0 = S.Task('t181_mem0', length=1, delay_cost=1)
	t181_mem0 += alt(MUL_mem)
	S += (t18_t3*MUL[0]) < t181_mem0*MUL_mem[0]
	S += t181_mem0 <= t181

	c011_in = S.Task('c011_in', length=1, delay_cost=1)
	c011_in += alt(MUL_in)
	c011 = S.Task('c011', length=7, delay_cost=1)
	c011 += alt(MUL)
	S += c011>=c011_in

	S += 0<c011

	c011_mem0 = S.Task('c011_mem0', length=1, delay_cost=1)
	c011_mem0 += alt(ADD_mem)
	S += (t111*ADD[0]) < c011_mem0*ADD_mem[0]
	S += (t111*ADD[1]) < c011_mem0*ADD_mem[1]
	S += (t111*ADD[2]) < c011_mem0*ADD_mem[2]
	S += (t111*ADD[3]) < c011_mem0*ADD_mem[3]
	S += c011_mem0 <= c011

	c011_mem1 = S.Task('c011_mem1', length=1, delay_cost=1)
	c011_mem1 += INPUT_mem_r
	S += c011_mem1 <= c011

	c011_w = S.Task('c011_w', length=1, delay_cost=1)
	c011_w += alt(INPUT_mem_w)
	S += c011 <= c011_w

	c201_in = S.Task('c201_in', length=1, delay_cost=1)
	c201_in += alt(MUL_in)
	c201 = S.Task('c201', length=7, delay_cost=1)
	c201 += alt(MUL)
	S += c201>=c201_in

	S += 0<c201

	c201_mem0 = S.Task('c201_mem0', length=1, delay_cost=1)
	c201_mem0 += alt(ADD_mem)
	S += (t91*ADD[0]) < c201_mem0*ADD_mem[0]
	S += (t91*ADD[1]) < c201_mem0*ADD_mem[1]
	S += (t91*ADD[2]) < c201_mem0*ADD_mem[2]
	S += (t91*ADD[3]) < c201_mem0*ADD_mem[3]
	S += c201_mem0 <= c201

	c201_mem1 = S.Task('c201_mem1', length=1, delay_cost=1)
	c201_mem1 += INPUT_mem_r
	S += c201_mem1 <= c201

	c201_w = S.Task('c201_w', length=1, delay_cost=1)
	c201_w += alt(INPUT_mem_w)
	S += c201 <= c201_w

	t21 = S.Task('t21', length=1, delay_cost=1)
	t21 += alt(ADD)

	t21_mem0 = S.Task('t21_mem0', length=1, delay_cost=1)
	t21_mem0 += alt(MUL_mem)
	S += (t2_t4*MUL[0]) < t21_mem0*MUL_mem[0]
	S += t21_mem0 <= t21

	t21_mem1 = S.Task('t21_mem1', length=1, delay_cost=1)
	t21_mem1 += alt(ADD_mem)
	S += (t2_t5*ADD[0]) < t21_mem1*ADD_mem[0]
	S += (t2_t5*ADD[1]) < t21_mem1*ADD_mem[1]
	S += (t2_t5*ADD[2]) < t21_mem1*ADD_mem[2]
	S += (t2_t5*ADD[3]) < t21_mem1*ADD_mem[3]
	S += t21_mem1 <= t21

	t30 = S.Task('t30', length=1, delay_cost=1)
	t30 += alt(ADD)

	t30_mem0 = S.Task('t30_mem0', length=1, delay_cost=1)
	t30_mem0 += alt(ADD_mem)
	S += (t20*ADD[0]) < t30_mem0*ADD_mem[0]
	S += (t20*ADD[1]) < t30_mem0*ADD_mem[1]
	S += (t20*ADD[2]) < t30_mem0*ADD_mem[2]
	S += (t20*ADD[3]) < t30_mem0*ADD_mem[3]
	S += t30_mem0 <= t30

	t12_t4_in = S.Task('t12_t4_in', length=1, delay_cost=1)
	t12_t4_in += alt(MUL_in)
	t12_t4 = S.Task('t12_t4', length=7, delay_cost=1)
	t12_t4 += alt(MUL)
	S += t12_t4>=t12_t4_in

	t12_t4_mem0 = S.Task('t12_t4_mem0', length=1, delay_cost=1)
	t12_t4_mem0 += alt(ADD_mem)
	S += (t12_t2*ADD[0]) < t12_t4_mem0*ADD_mem[0]
	S += (t12_t2*ADD[1]) < t12_t4_mem0*ADD_mem[1]
	S += (t12_t2*ADD[2]) < t12_t4_mem0*ADD_mem[2]
	S += (t12_t2*ADD[3]) < t12_t4_mem0*ADD_mem[3]
	S += t12_t4_mem0 <= t12_t4

	t12_t4_mem1 = S.Task('t12_t4_mem1', length=1, delay_cost=1)
	t12_t4_mem1 += alt(ADD_mem)
	S += (t12_t3*ADD[0]) < t12_t4_mem1*ADD_mem[0]
	S += (t12_t3*ADD[1]) < t12_t4_mem1*ADD_mem[1]
	S += (t12_t3*ADD[2]) < t12_t4_mem1*ADD_mem[2]
	S += (t12_t3*ADD[3]) < t12_t4_mem1*ADD_mem[3]
	S += t12_t4_mem1 <= t12_t4

	t120 = S.Task('t120', length=1, delay_cost=1)
	t120 += alt(ADD)

	t120_mem0 = S.Task('t120_mem0', length=1, delay_cost=1)
	t120_mem0 += alt(MUL_mem)
	S += (t12_t0*MUL[0]) < t120_mem0*MUL_mem[0]
	S += t120_mem0 <= t120

	t120_mem1 = S.Task('t120_mem1', length=1, delay_cost=1)
	t120_mem1 += alt(MUL_mem)
	S += (t12_t1*MUL[0]) < t120_mem1*MUL_mem[0]
	S += t120_mem1 <= t120

	t12_t5 = S.Task('t12_t5', length=1, delay_cost=1)
	t12_t5 += alt(ADD)

	t12_t5_mem0 = S.Task('t12_t5_mem0', length=1, delay_cost=1)
	t12_t5_mem0 += alt(MUL_mem)
	S += (t12_t0*MUL[0]) < t12_t5_mem0*MUL_mem[0]
	S += t12_t5_mem0 <= t12_t5

	t12_t5_mem1 = S.Task('t12_t5_mem1', length=1, delay_cost=1)
	t12_t5_mem1 += alt(MUL_mem)
	S += (t12_t1*MUL[0]) < t12_t5_mem1*MUL_mem[0]
	S += t12_t5_mem1 <= t12_t5

	t180 = S.Task('t180', length=1, delay_cost=1)
	t180 += alt(ADD)

	t180_mem0 = S.Task('t180_mem0', length=1, delay_cost=1)
	t180_mem0 += alt(MUL_mem)
	S += (t18_t2*MUL[0]) < t180_mem0*MUL_mem[0]
	S += t180_mem0 <= t180

	t180_mem1 = S.Task('t180_mem1', length=1, delay_cost=1)
	t180_mem1 += alt(ADD_mem)
	S += (t18_t5*ADD[0]) < t180_mem1*ADD_mem[0]
	S += (t18_t5*ADD[1]) < t180_mem1*ADD_mem[1]
	S += (t18_t5*ADD[2]) < t180_mem1*ADD_mem[2]
	S += (t18_t5*ADD[3]) < t180_mem1*ADD_mem[3]
	S += t180_mem1 <= t180

	c200_in = S.Task('c200_in', length=1, delay_cost=1)
	c200_in += alt(MUL_in)
	c200 = S.Task('c200', length=7, delay_cost=1)
	c200 += alt(MUL)
	S += c200>=c200_in

	S += 0<c200

	c200_mem0 = S.Task('c200_mem0', length=1, delay_cost=1)
	c200_mem0 += alt(ADD_mem)
	S += (t90*ADD[0]) < c200_mem0*ADD_mem[0]
	S += (t90*ADD[1]) < c200_mem0*ADD_mem[1]
	S += (t90*ADD[2]) < c200_mem0*ADD_mem[2]
	S += (t90*ADD[3]) < c200_mem0*ADD_mem[3]
	S += c200_mem0 <= c200

	c200_mem1 = S.Task('c200_mem1', length=1, delay_cost=1)
	c200_mem1 += INPUT_mem_r
	S += c200_mem1 <= c200

	c200_w = S.Task('c200_w', length=1, delay_cost=1)
	c200_w += alt(INPUT_mem_w)
	S += c200 <= c200_w

	t31 = S.Task('t31', length=1, delay_cost=1)
	t31 += alt(ADD)

	t31_mem0 = S.Task('t31_mem0', length=1, delay_cost=1)
	t31_mem0 += alt(ADD_mem)
	S += (t21*ADD[0]) < t31_mem0*ADD_mem[0]
	S += (t21*ADD[1]) < t31_mem0*ADD_mem[1]
	S += (t21*ADD[2]) < t31_mem0*ADD_mem[2]
	S += (t21*ADD[3]) < t31_mem0*ADD_mem[3]
	S += t31_mem0 <= t31

	t40 = S.Task('t40', length=1, delay_cost=1)
	t40 += alt(ADD)

	t40_mem0 = S.Task('t40_mem0', length=1, delay_cost=1)
	t40_mem0 += alt(ADD_mem)
	S += (t30*ADD[0]) < t40_mem0*ADD_mem[0]
	S += (t30*ADD[1]) < t40_mem0*ADD_mem[1]
	S += (t30*ADD[2]) < t40_mem0*ADD_mem[2]
	S += (t30*ADD[3]) < t40_mem0*ADD_mem[3]
	S += t40_mem0 <= t40

	t40_mem1 = S.Task('t40_mem1', length=1, delay_cost=1)
	t40_mem1 += alt(ADD_mem)
	S += (t20*ADD[0]) < t40_mem1*ADD_mem[0]
	S += (t20*ADD[1]) < t40_mem1*ADD_mem[1]
	S += (t20*ADD[2]) < t40_mem1*ADD_mem[2]
	S += (t20*ADD[3]) < t40_mem1*ADD_mem[3]
	S += t40_mem1 <= t40

	t121 = S.Task('t121', length=1, delay_cost=1)
	t121 += alt(ADD)

	t121_mem0 = S.Task('t121_mem0', length=1, delay_cost=1)
	t121_mem0 += alt(MUL_mem)
	S += (t12_t4*MUL[0]) < t121_mem0*MUL_mem[0]
	S += t121_mem0 <= t121

	t121_mem1 = S.Task('t121_mem1', length=1, delay_cost=1)
	t121_mem1 += alt(ADD_mem)
	S += (t12_t5*ADD[0]) < t121_mem1*ADD_mem[0]
	S += (t12_t5*ADD[1]) < t121_mem1*ADD_mem[1]
	S += (t12_t5*ADD[2]) < t121_mem1*ADD_mem[2]
	S += (t12_t5*ADD[3]) < t121_mem1*ADD_mem[3]
	S += t121_mem1 <= t121

	t130 = S.Task('t130', length=1, delay_cost=1)
	t130 += alt(ADD)

	t130_mem0 = S.Task('t130_mem0', length=1, delay_cost=1)
	t130_mem0 += alt(ADD_mem)
	S += (t120*ADD[0]) < t130_mem0*ADD_mem[0]
	S += (t120*ADD[1]) < t130_mem0*ADD_mem[1]
	S += (t120*ADD[2]) < t130_mem0*ADD_mem[2]
	S += (t120*ADD[3]) < t130_mem0*ADD_mem[3]
	S += t130_mem0 <= t130

	t41 = S.Task('t41', length=1, delay_cost=1)
	t41 += alt(ADD)

	t41_mem0 = S.Task('t41_mem0', length=1, delay_cost=1)
	t41_mem0 += alt(ADD_mem)
	S += (t31*ADD[0]) < t41_mem0*ADD_mem[0]
	S += (t31*ADD[1]) < t41_mem0*ADD_mem[1]
	S += (t31*ADD[2]) < t41_mem0*ADD_mem[2]
	S += (t31*ADD[3]) < t41_mem0*ADD_mem[3]
	S += t41_mem0 <= t41

	t41_mem1 = S.Task('t41_mem1', length=1, delay_cost=1)
	t41_mem1 += alt(ADD_mem)
	S += (t21*ADD[0]) < t41_mem1*ADD_mem[0]
	S += (t21*ADD[1]) < t41_mem1*ADD_mem[1]
	S += (t21*ADD[2]) < t41_mem1*ADD_mem[2]
	S += (t21*ADD[3]) < t41_mem1*ADD_mem[3]
	S += t41_mem1 <= t41

	t131 = S.Task('t131', length=1, delay_cost=1)
	t131 += alt(ADD)

	t131_mem0 = S.Task('t131_mem0', length=1, delay_cost=1)
	t131_mem0 += alt(ADD_mem)
	S += (t121*ADD[0]) < t131_mem0*ADD_mem[0]
	S += (t121*ADD[1]) < t131_mem0*ADD_mem[1]
	S += (t121*ADD[2]) < t131_mem0*ADD_mem[2]
	S += (t121*ADD[3]) < t131_mem0*ADD_mem[3]
	S += t131_mem0 <= t131

	new_TZ0 = S.Task('new_TZ0', length=1, delay_cost=1)
	new_TZ0 += alt(ADD)

	S += 16<new_TZ0

	new_TZ0_mem0 = S.Task('new_TZ0_mem0', length=1, delay_cost=1)
	new_TZ0_mem0 += alt(ADD_mem)
	S += (t130*ADD[0]) < new_TZ0_mem0*ADD_mem[0]
	S += (t130*ADD[1]) < new_TZ0_mem0*ADD_mem[1]
	S += (t130*ADD[2]) < new_TZ0_mem0*ADD_mem[2]
	S += (t130*ADD[3]) < new_TZ0_mem0*ADD_mem[3]
	S += new_TZ0_mem0 <= new_TZ0

	new_TZ0_w = S.Task('new_TZ0_w', length=1, delay_cost=1)
	new_TZ0_w += alt(INPUT_mem_w)
	S += new_TZ0 <= new_TZ0_w

	c000 = S.Task('c000', length=1, delay_cost=1)
	c000 += alt(ADD)

	S += 0<c000

	c000_mem0 = S.Task('c000_mem0', length=1, delay_cost=1)
	c000_mem0 += alt(ADD_mem)
	S += (t00*ADD[0]) < c000_mem0*ADD_mem[0]
	S += (t00*ADD[1]) < c000_mem0*ADD_mem[1]
	S += (t00*ADD[2]) < c000_mem0*ADD_mem[2]
	S += (t00*ADD[3]) < c000_mem0*ADD_mem[3]
	S += c000_mem0 <= c000

	c000_mem1 = S.Task('c000_mem1', length=1, delay_cost=1)
	c000_mem1 += alt(ADD_mem)
	S += (t40*ADD[0]) < c000_mem1*ADD_mem[0]
	S += (t40*ADD[1]) < c000_mem1*ADD_mem[1]
	S += (t40*ADD[2]) < c000_mem1*ADD_mem[2]
	S += (t40*ADD[3]) < c000_mem1*ADD_mem[3]
	S += c000_mem1 <= c000

	c000_w = S.Task('c000_w', length=1, delay_cost=1)
	c000_w += alt(INPUT_mem_w)
	S += c000 <= c000_w

	t140 = S.Task('t140', length=1, delay_cost=1)
	t140 += alt(ADD)

	t140_mem0 = S.Task('t140_mem0', length=1, delay_cost=1)
	t140_mem0 += alt(ADD_mem)
	S += (t40*ADD[0]) < t140_mem0*ADD_mem[0]
	S += (t40*ADD[1]) < t140_mem0*ADD_mem[1]
	S += (t40*ADD[2]) < t140_mem0*ADD_mem[2]
	S += (t40*ADD[3]) < t140_mem0*ADD_mem[3]
	S += t140_mem0 <= t140

	new_TZ1 = S.Task('new_TZ1', length=1, delay_cost=1)
	new_TZ1 += alt(ADD)

	S += 16<new_TZ1

	new_TZ1_mem0 = S.Task('new_TZ1_mem0', length=1, delay_cost=1)
	new_TZ1_mem0 += alt(ADD_mem)
	S += (t131*ADD[0]) < new_TZ1_mem0*ADD_mem[0]
	S += (t131*ADD[1]) < new_TZ1_mem0*ADD_mem[1]
	S += (t131*ADD[2]) < new_TZ1_mem0*ADD_mem[2]
	S += (t131*ADD[3]) < new_TZ1_mem0*ADD_mem[3]
	S += new_TZ1_mem0 <= new_TZ1

	new_TZ1_w = S.Task('new_TZ1_w', length=1, delay_cost=1)
	new_TZ1_w += alt(INPUT_mem_w)
	S += new_TZ1 <= new_TZ1_w

	c001 = S.Task('c001', length=1, delay_cost=1)
	c001 += alt(ADD)

	S += 0<c001

	c001_mem0 = S.Task('c001_mem0', length=1, delay_cost=1)
	c001_mem0 += alt(ADD_mem)
	S += (t01*ADD[0]) < c001_mem0*ADD_mem[0]
	S += (t01*ADD[1]) < c001_mem0*ADD_mem[1]
	S += (t01*ADD[2]) < c001_mem0*ADD_mem[2]
	S += (t01*ADD[3]) < c001_mem0*ADD_mem[3]
	S += c001_mem0 <= c001

	c001_mem1 = S.Task('c001_mem1', length=1, delay_cost=1)
	c001_mem1 += alt(ADD_mem)
	S += (t41*ADD[0]) < c001_mem1*ADD_mem[0]
	S += (t41*ADD[1]) < c001_mem1*ADD_mem[1]
	S += (t41*ADD[2]) < c001_mem1*ADD_mem[2]
	S += (t41*ADD[3]) < c001_mem1*ADD_mem[3]
	S += c001_mem1 <= c001

	c001_w = S.Task('c001_w', length=1, delay_cost=1)
	c001_w += alt(INPUT_mem_w)
	S += c001 <= c001_w

	t141 = S.Task('t141', length=1, delay_cost=1)
	t141 += alt(ADD)

	t141_mem0 = S.Task('t141_mem0', length=1, delay_cost=1)
	t141_mem0 += alt(ADD_mem)
	S += (t41*ADD[0]) < t141_mem0*ADD_mem[0]
	S += (t41*ADD[1]) < t141_mem0*ADD_mem[1]
	S += (t41*ADD[2]) < t141_mem0*ADD_mem[2]
	S += (t41*ADD[3]) < t141_mem0*ADD_mem[3]
	S += t141_mem0 <= t141

	t150 = S.Task('t150', length=1, delay_cost=1)
	t150 += alt(ADD)

	t150_mem0 = S.Task('t150_mem0', length=1, delay_cost=1)
	t150_mem0 += alt(ADD_mem)
	S += (c000*ADD[0]) < t150_mem0*ADD_mem[0]
	S += (c000*ADD[1]) < t150_mem0*ADD_mem[1]
	S += (c000*ADD[2]) < t150_mem0*ADD_mem[2]
	S += (c000*ADD[3]) < t150_mem0*ADD_mem[3]
	S += t150_mem0 <= t150

	t150_mem1 = S.Task('t150_mem1', length=1, delay_cost=1)
	t150_mem1 += alt(ADD_mem)
	S += (t140*ADD[0]) < t150_mem1*ADD_mem[0]
	S += (t140*ADD[1]) < t150_mem1*ADD_mem[1]
	S += (t140*ADD[2]) < t150_mem1*ADD_mem[2]
	S += (t140*ADD[3]) < t150_mem1*ADD_mem[3]
	S += t150_mem1 <= t150

	t160 = S.Task('t160', length=1, delay_cost=1)
	t160 += alt(ADD)

	t160_mem0 = S.Task('t160_mem0', length=1, delay_cost=1)
	t160_mem0 += alt(ADD_mem)
	S += (t00*ADD[0]) < t160_mem0*ADD_mem[0]
	S += (t00*ADD[1]) < t160_mem0*ADD_mem[1]
	S += (t00*ADD[2]) < t160_mem0*ADD_mem[2]
	S += (t00*ADD[3]) < t160_mem0*ADD_mem[3]
	S += t160_mem0 <= t160

	t160_mem1 = S.Task('t160_mem1', length=1, delay_cost=1)
	t160_mem1 += alt(ADD_mem)
	S += (c000*ADD[0]) < t160_mem1*ADD_mem[0]
	S += (c000*ADD[1]) < t160_mem1*ADD_mem[1]
	S += (c000*ADD[2]) < t160_mem1*ADD_mem[2]
	S += (c000*ADD[3]) < t160_mem1*ADD_mem[3]
	S += t160_mem1 <= t160

	b30 = S.Task('b30', length=1, delay_cost=1)
	b30 += alt(ADD)

	b30_mem0 = S.Task('b30_mem0', length=1, delay_cost=1)
	b30_mem0 += alt(ADD_mem)
	S += (t140*ADD[0]) < b30_mem0*ADD_mem[0]
	S += (t140*ADD[1]) < b30_mem0*ADD_mem[1]
	S += (t140*ADD[2]) < b30_mem0*ADD_mem[2]
	S += (t140*ADD[3]) < b30_mem0*ADD_mem[3]
	S += b30_mem0 <= b30

	b30_mem1 = S.Task('b30_mem1', length=1, delay_cost=1)
	b30_mem1 += alt(ADD_mem)
	S += (t40*ADD[0]) < b30_mem1*ADD_mem[0]
	S += (t40*ADD[1]) < b30_mem1*ADD_mem[1]
	S += (t40*ADD[2]) < b30_mem1*ADD_mem[2]
	S += (t40*ADD[3]) < b30_mem1*ADD_mem[3]
	S += b30_mem1 <= b30

	solvers.mip.solve(S,msg=1,kind='CPLEX',ratio_gap=1.01)

	solution = [['hoge']*len(S.solution()[1]) for i in range(len(S.solution()))]
	for i in range(len(S.solution())):
		for j in range(len(S.solution()[i])):
			solution[i][j]=str(S.solution()[i][j])
	print(solution)

	cycles = int(solution[-1][3])

	pic_file_name = "/home/mfukuda/pairing_automation_design2/bls12-638/scheduling/PDBL_mul1_add4/PDBL_1.png"
	if(S.solution() != []):
		plotters.matplotlib.plot(S,img_filename=pic_file_name, vertical_text=True, fig_size=(cycles*0.25+3, 5), show_task_labels=False)

	return solution
